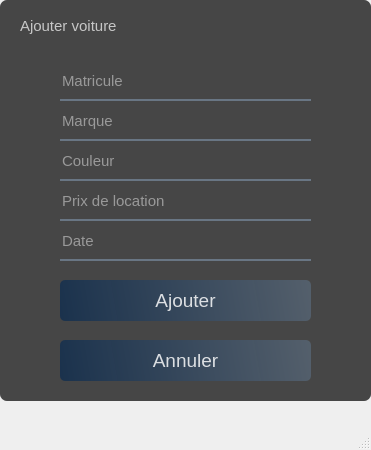
<?xml version="1.0" encoding="UTF-8"?>
<ui version="4.0">
 <class>ajout_voiture</class>
 <widget class="QMainWindow" name="ajout_voiture">
  <property name="geometry">
   <rect>
    <x>0</x>
    <y>0</y>
    <width>371</width>
    <height>450</height>
   </rect>
  </property>
  <property name="windowTitle">
   <string>MainWindow</string>
  </property>
  <widget class="QWidget" name="centralwidget">
   <widget class="QWidget" name="widget" native="true">
    <property name="geometry">
     <rect>
      <x>-10</x>
      <y>-10</y>
      <width>381</width>
      <height>421</height>
     </rect>
    </property>
    <widget class="QLabel" name="label">
     <property name="geometry">
      <rect>
       <x>10</x>
       <y>10</y>
       <width>371</width>
       <height>401</height>
      </rect>
     </property>
     <property name="styleSheet">
      <string notr="true">border-image: url(:/images/back_ajout_voiture.jpg);
border-radius:7px;</string>
     </property>
     <property name="text">
      <string/>
     </property>
    </widget>
    <widget class="QLabel" name="label_2">
     <property name="geometry">
      <rect>
       <x>10</x>
       <y>10</y>
       <width>371</width>
       <height>401</height>
      </rect>
     </property>
     <property name="styleSheet">
      <string notr="true">background-color:rgba(0,0,0,180); 
border-radius:7px; </string>
     </property>
     <property name="text">
      <string/>
     </property>
    </widget>
    <widget class="QLabel" name="label_3">
     <property name="geometry">
      <rect>
       <x>30</x>
       <y>20</y>
       <width>231</width>
       <height>31</height>
      </rect>
     </property>
     <property name="maximumSize">
      <size>
       <width>16777215</width>
       <height>16777215</height>
      </size>
     </property>
     <property name="sizeIncrement">
      <size>
       <width>0</width>
       <height>0</height>
      </size>
     </property>
     <property name="font">
      <font>
       <pointsize>11</pointsize>
       <bold>false</bold>
      </font>
     </property>
     <property name="styleSheet">
      <string notr="true">color :rgba(255,255,255,0.7)</string>
     </property>
     <property name="text">
      <string>Ajouter voiture</string>
     </property>
    </widget>
    <widget class="QPushButton" name="pushButton">
     <property name="geometry">
      <rect>
       <x>70</x>
       <y>290</y>
       <width>251</width>
       <height>41</height>
      </rect>
     </property>
     <property name="font">
      <font>
       <pointsize>14</pointsize>
       <bold>false</bold>
      </font>
     </property>
     <property name="styleSheet">
      <string notr="true">QPushButton#pushButton{
background-color : qlineargradient(spread:pad,x1:0,y1:0.505682,x2:1,y2:0.477,stop:0 rgba(20,47,78,219),stop:1 rgba(85,98,112,226));
color:rgba(255,255,255,210);
border-radius:5px;
}
QPushButton#pushButton:hover{
background-color : qlineargradient(spread:pad,x1:0,y1:0.505682,x2:1,y2:0.477,stop:0 rgba(40,67,98,219),stop:1 rgba(105,118,132,226));
}
QPushButton#pushButton:pressed{
background-color : qlineargradient(spread:pad,x1:0,y1:0.505682,x2:1,y2:0.477,stop:0 rgba(20,47,78,219),stop:1 rgba(85,98,112,226));
color:rgba(255,255,255,210);
border-radius:5px;
}
</string>
     </property>
     <property name="text">
      <string>Ajouter</string>
     </property>
    </widget>
    <widget class="QPushButton" name="pushButton_2">
     <property name="geometry">
      <rect>
       <x>70</x>
       <y>350</y>
       <width>251</width>
       <height>41</height>
      </rect>
     </property>
     <property name="font">
      <font>
       <pointsize>14</pointsize>
       <bold>false</bold>
      </font>
     </property>
     <property name="styleSheet">
      <string notr="true">QPushButton#pushButton_2{
background-color : qlineargradient(spread:pad,x1:0,y1:0.505682,x2:1,y2:0.477,stop:0 rgba(20,47,78,219),stop:1 rgba(85,98,112,226));
color:rgba(255,255,255,210);
border-radius:5px;
}
QPushButton#pushButton_2:hover{
background-color : qlineargradient(spread:pad,x1:0,y1:0.505682,x2:1,y2:0.477,stop:0 rgba(40,67,98,219),stop:1 rgba(105,118,132,226));
}
QPushButton#pushButton_2:pressed{
background-color : qlineargradient(spread:pad,x1:0,y1:0.505682,x2:1,y2:0.477,stop:0 rgba(20,47,78,219),stop:1 rgba(85,98,112,226));
color:rgba(255,255,255,210);
border-radius:5px;
}
</string>
     </property>
     <property name="text">
      <string>Annuler</string>
     </property>
    </widget>
    <widget class="QLineEdit" name="lineEdit">
     <property name="geometry">
      <rect>
       <x>70</x>
       <y>80</y>
       <width>251</width>
       <height>31</height>
      </rect>
     </property>
     <property name="font">
      <font>
       <pointsize>11</pointsize>
      </font>
     </property>
     <property name="styleSheet">
      <string notr="true">background-color: rgba(0,0,0,0);
border : none ;
border-bottom : 2px solid rgba(105,118,132,255);
color :rgba(255,255,255,230);
padding-bottom:7px ;</string>
     </property>
     <property name="placeholderText">
      <string>Matricule</string>
     </property>
     <property name="clearButtonEnabled">
      <bool>true</bool>
     </property>
    </widget>
    <widget class="QLineEdit" name="lineEdit_2">
     <property name="geometry">
      <rect>
       <x>70</x>
       <y>120</y>
       <width>251</width>
       <height>31</height>
      </rect>
     </property>
     <property name="font">
      <font>
       <pointsize>11</pointsize>
      </font>
     </property>
     <property name="styleSheet">
      <string notr="true">background-color: rgba(0,0,0,0);
border : none ;
border-bottom : 2px solid rgba(105,118,132,255);
color :rgba(255,255,255,230);
padding-bottom:7px ;</string>
     </property>
     <property name="placeholderText">
      <string>Marque</string>
     </property>
     <property name="clearButtonEnabled">
      <bool>true</bool>
     </property>
    </widget>
    <widget class="QLineEdit" name="lineEdit_5">
     <property name="geometry">
      <rect>
       <x>70</x>
       <y>240</y>
       <width>251</width>
       <height>31</height>
      </rect>
     </property>
     <property name="font">
      <font>
       <pointsize>11</pointsize>
      </font>
     </property>
     <property name="styleSheet">
      <string notr="true">background-color: rgba(0,0,0,0);
border : none ;
border-bottom : 2px solid rgba(105,118,132,255);
color :rgba(255,255,255,230);
padding-bottom:7px ;</string>
     </property>
     <property name="placeholderText">
      <string>Date</string>
     </property>
     <property name="clearButtonEnabled">
      <bool>true</bool>
     </property>
    </widget>
   </widget>
   <widget class="QLineEdit" name="lineEdit_3">
    <property name="geometry">
     <rect>
      <x>60</x>
      <y>150</y>
      <width>251</width>
      <height>31</height>
     </rect>
    </property>
    <property name="font">
     <font>
      <pointsize>11</pointsize>
     </font>
    </property>
    <property name="styleSheet">
     <string notr="true">background-color: rgba(0,0,0,0);
border : none ;
border-bottom : 2px solid rgba(105,118,132,255);
color :rgba(255,255,255,230);
padding-bottom:7px ;</string>
    </property>
    <property name="placeholderText">
     <string>Couleur</string>
    </property>
    <property name="clearButtonEnabled">
     <bool>true</bool>
    </property>
   </widget>
   <widget class="QLineEdit" name="lineEdit_4">
    <property name="geometry">
     <rect>
      <x>60</x>
      <y>190</y>
      <width>251</width>
      <height>31</height>
     </rect>
    </property>
    <property name="font">
     <font>
      <pointsize>11</pointsize>
     </font>
    </property>
    <property name="styleSheet">
     <string notr="true">background-color: rgba(0,0,0,0);
border : none ;
border-bottom : 2px solid rgba(105,118,132,255);
color :rgba(255,255,255,230);
padding-bottom:7px ;</string>
    </property>
    <property name="placeholderText">
     <string>Prix de location</string>
    </property>
    <property name="clearButtonEnabled">
     <bool>true</bool>
    </property>
   </widget>
  </widget>
  <widget class="QMenuBar" name="menubar">
   <property name="geometry">
    <rect>
     <x>0</x>
     <y>0</y>
     <width>371</width>
     <height>22</height>
    </rect>
   </property>
  </widget>
  <widget class="QStatusBar" name="statusbar"/>
 </widget>
 <resources>
  <include location="res_ajout_voiture.qrc"/>
 </resources>
 <connections/>
</ui>
